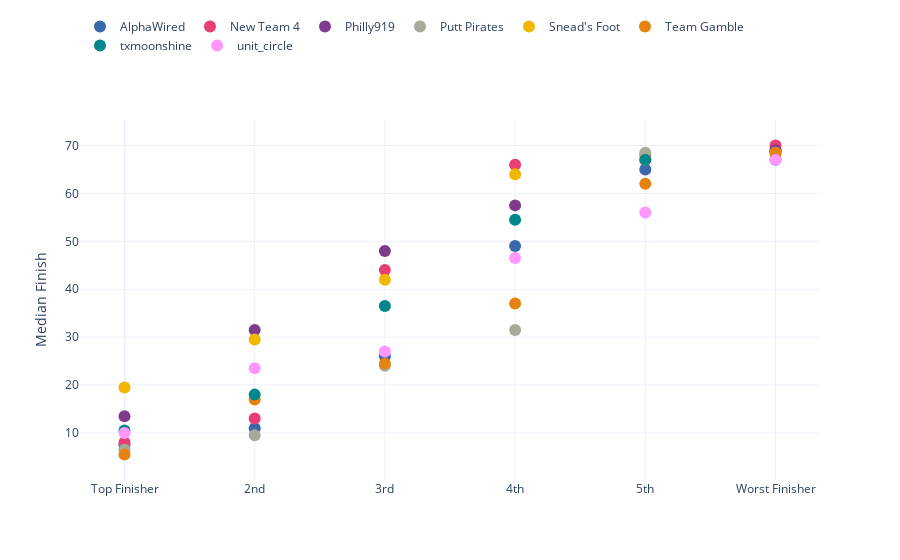

The code cell stored with this chart in its notebook:
### Code cell
melted_finish_medians = finish_medians.melt(id_vars='team',value_vars=['Top Finisher','2nd','3rd','4th','5th','Worst Finisher'])


fin_place_scatter = px.scatter(melted_finish_medians,
          x='variable',
          y='value',
          color='team',
          color_discrete_map=team_color,
          template='plotly_white',
          labels={'value':'Median Finish','variable':''},).update_traces(marker_size=12)

fin_place_scatter.update_layout(title_x=.5,
                               legend=dict(
                                   title=None,
                                   orientation='h',
                                   x=0,
                                   y=1.3
                               )
                              )

### Figure 1 — Plotly figure (JSON) as saved in the notebook; plotly's stock layout.template omitted (floating-point values rounded to 4 significant figures)
{"data": [{"hovertemplate": "team=AlphaWired<br>=%{x}<br>Median Finish=%{y}<extra></extra>", "legendgroup": "AlphaWired", "marker": {"color": "rgb(57,105,172)", "size": 12, "symbol": "circle"}, "mode": "markers", "name": "AlphaWired", "orientation": "v", "showlegend": true, "type": "scatter", "x": ["Top Finisher", "2nd", "3rd", "4th", "5th", "Worst Finisher"], "xaxis": "x", "y": [7.5, 11, 26, 49, 65, 69], "yaxis": "y"}, {"hovertemplate": "team=New Team 4<br>=%{x}<br>Median Finish=%{y}<extra></extra>", "legendgroup": "New Team 4", "marker": {"color": "rgb(231,63,116)", "size": 12, "symbol": "circle"}, "mode": "markers", "name": "New Team 4", "orientation": "v", "showlegend": true, "type": "scatter", "x": ["Top Finisher", "2nd", "3rd", "4th", "5th", "Worst Finisher"], "xaxis": "x", "y": [8, 13, 44, 66, 68, 70], "yaxis": "y"}, {"hovertemplate": "team=Philly919<br>=%{x}<br>Median Finish=%{y}<extra></extra>", "legendgroup": "Philly919", "marker": {"color": "rgb(127,60,141)", "size": 12, "symbol": "circle"}, "mode": "markers", "name": "Philly919", "orientation": "v", "showlegend": true, "type": "scatter", "x": ["Top Finisher", "2nd", "3rd", "4th", "5th", "Worst Finisher"], "xaxis": "x", "y": [13.5, 31.5, 48, 57.5, 67, 69], "yaxis": "y"}, {"hovertemplate": "team=Putt Pirates<br>=%{x}<br>Median Finish=%{y}<extra></extra>", "legendgroup": "Putt Pirates", "marker": {"color": "rgb(165,170,153)", "size": 12, "symbol": "circle"}, "mode": "markers", "name": "Putt Pirates", "orientation": "v", "showlegend": true, "type": "scatter", "x": ["Top Finisher", "2nd", "3rd", "4th", "5th", "Worst Finisher"], "xaxis": "x", "y": [6.5, 9.5, 24, 31.5, 68.5, 68.5], "yaxis": "y"}, {"hovertemplate": "team=Snead's Foot<br>=%{x}<br>Median Finish=%{y}<extra></extra>", "legendgroup": "Snead's Foot", "marker": {"color": "rgb(242,183,1)", "size": 12, "symbol": "circle"}, "mode": "markers", "name": "Snead's Foot", "orientation": "v", "showlegend": true, "type": "scatter", "x": ["Top Finisher", "2nd", "3rd", "4th", "5th", "Worst Finisher"], "xaxis": "x", "y": [19.5, 29.5, 42, 64, 67, 68], "yaxis": "y"}, {"hovertemplate": "team=Team Gamble<br>=%{x}<br>Median Finish=%{y}<extra></extra>", "legendgroup": "Team Gamble", "marker": {"color": "rgb(230,131,16)", "size": 12, "symbol": "circle"}, "mode": "markers", "name": "Team Gamble", "orientation": "v", "showlegend": true, "type": "scatter", "x": ["Top Finisher", "2nd", "3rd", "4th", "5th", "Worst Finisher"], "xaxis": "x", "y": [5.5, 17, 24.5, 37, 62, 68.5], "yaxis": "y"}, {"hovertemplate": "team=txmoonshine<br>=%{x}<br>Median Finish=%{y}<extra></extra>", "legendgroup": "txmoonshine", "marker": {"color": "rgb(0,134,139)", "size": 12, "symbol": "circle"}, "mode": "markers", "name": "txmoonshine", "orientation": "v", "showlegend": true, "type": "scatter", "x": ["Top Finisher", "2nd", "3rd", "4th", "5th", "Worst Finisher"], "xaxis": "x", "y": [10.5, 18, 36.5, 54.5, 67, 67], "yaxis": "y"}, {"hovertemplate": "team=unit_circle<br>=%{x}<br>Median Finish=%{y}<extra></extra>", "legendgroup": "unit_circle", "marker": {"color": "#FF97FF", "size": 12, "symbol": "circle"}, "mode": "markers", "name": "unit_circle", "orientation": "v", "showlegend": true, "type": "scatter", "x": ["Top Finisher", "2nd", "3rd", "4th", "5th", "Worst Finisher"], "xaxis": "x", "y": [10, 23.5, 27, 46.5, 56, 67], "yaxis": "y"}], "layout": {"legend": {"orientation": "h", "title": {}, "tracegroupgap": 0, "x": 0, "y": 1.3}, "margin": {"t": 60}, "title": {"x": 0.5}, "xaxis": {"anchor": "y", "domain": [0, 1], "title": {"text": ""}}, "yaxis": {"anchor": "x", "domain": [0, 1], "title": {"text": "Median Finish"}}}}
